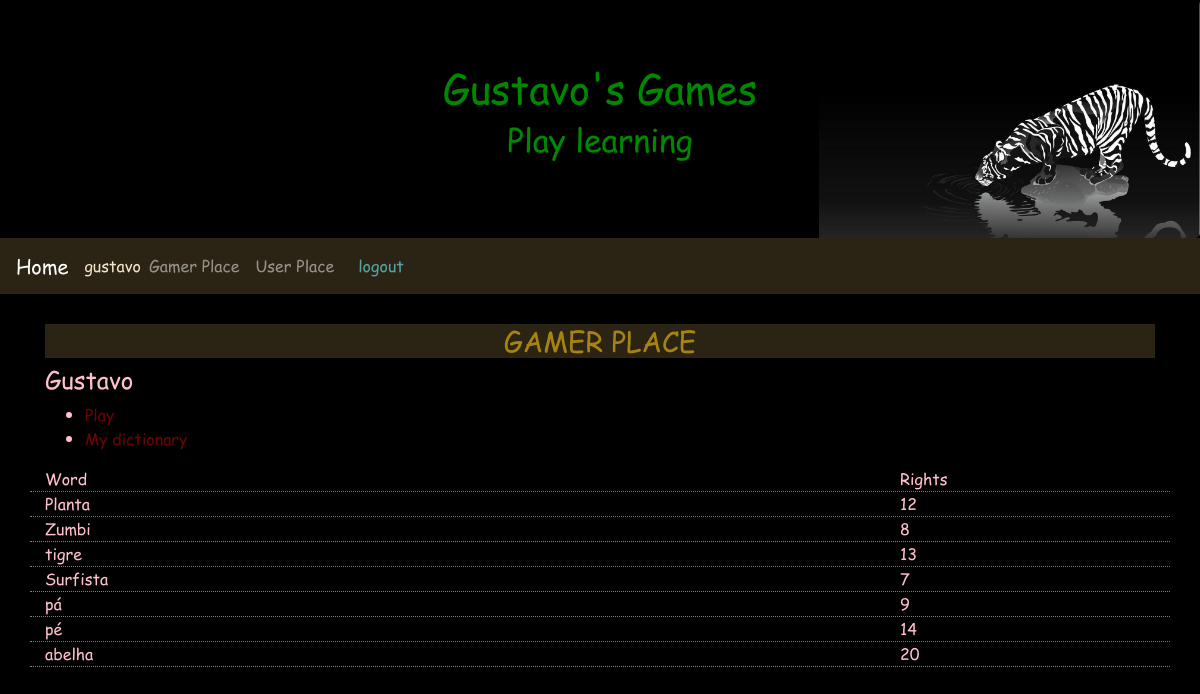
Before: /gamerplace/5 (signed in) with the older database file.
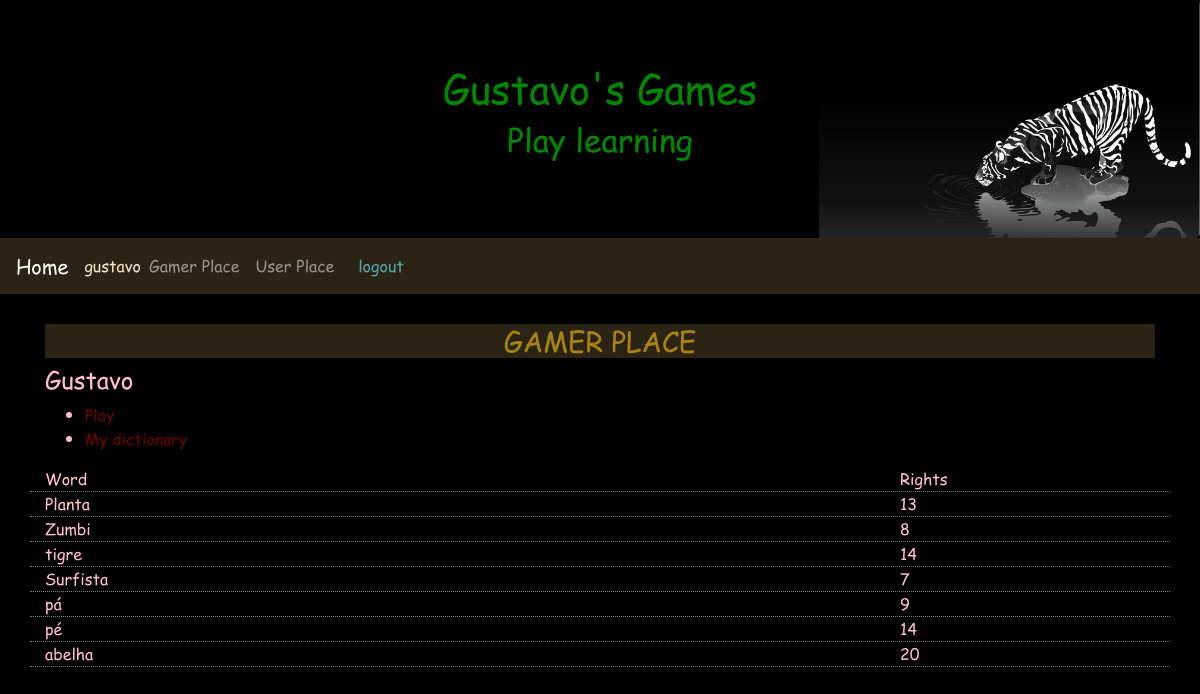
After: the same page with the newer database file.
### gameplace/models.py (models this page shows, shortened)
class Gamer(models.Model):
    user          = models.ForeignKey(settings.AUTH_USER_MODEL, verbose_name='User', on_delete=models.CASCADE)
    master        = models.ForeignKey(Master, verbose_name='Master', on_delete=models.CASCADE)
    nickname      = models.CharField('Nick', max_length=200)
    avatar        = models.ImageField('Avatar', upload_to='images/', max_length=500, null=True, blank=True)
    othersMasters = models.ManyToManyField(Master, through='GamerMaster', related_name='otherMasters')
    created = models.DateTimeField('Created', auto_now_add=True)
    modified = models.DateTimeField('Modified', auto_now=True)
    class Meta:
        verbose_name        = 'Gamer'
        verbose_name_plural = 'Gamers'
    def getRights(self):
        return self.right_set.filter(user=self.user)
    def get_avatar_url(self):
        try:
            return self.avatar.url
        except ApiError as e:
            traceback.print_exc()
            return None

### words/models.py (models this page shows, shortened)
class Right(models.Model):
    user   = models.ForeignKey(settings.AUTH_USER_MODEL, verbose_name='User', on_delete=models.CASCADE)
    gamer  = models.ForeignKey(Gamer, verbose_name='Gamer', on_delete=models.CASCADE)
    word   = models.ForeignKey(Word, verbose_name='Word', on_delete=models.CASCADE)
    number = models.IntegerField('Rights', default=0)
    created = models.DateTimeField('Created', auto_now_add=True)
    modified = models.DateTimeField('Modified', auto_now=True)
    class Meta:
        verbose_name        = 'Right'
        verbose_name_plural = 'Rights'
        unique_together = [['user', 'gamer', 'word']]

class Word(models.Model):
    gamer  = models.ForeignKey(Gamer, verbose_name='Gamer', on_delete=models.CASCADE, null=True, blank=True)
    word   = models.CharField('Word', max_length=200)
    image  = models.ImageField('Image', upload_to='images/', max_length=500, null=True, blank=True)
    created = models.DateTimeField('Created', auto_now_add=True)
    modified = models.DateTimeField('Modified', auto_now=True)
    class Meta:
        verbose_name        = 'Word'
        verbose_name_plural = 'Words'
    def __str__(self):
        return self.word

### gamerplace/views.py (the view)
# urls.py: path('', TemplateView.as_view(template_name='access/index.html'), name='index'),
class index(LoginRequiredMixin, DetailView):
    template_name = 'gamerplace/index.html'
    model = Gamer
    def get_object(self):
        return get_object_or_404(Gamer, user=self.request.user, pk=self.kwargs['pk'])

### gamerplace/templates/gamerplace/index.html (shortened to what this page needs)
{% extends 'base.html' %}
{% load widget_tweaks %}
{% block content %}
<header>
  <h3>GAMER PLACE</h3>
</header>
<article class="">
  <h4>{{object.nickname}}</h4>
  <ul>
    <li><a href="{% url 'gameplace:dragletter' object.pk %}">Play</a></li>
    <li><a href="{% url 'gamerplace:mydictionary' object.pk %}">My dictionary</a></li>
  </ul>
</article>
<aside class="">
  <div class="row line">
    <div class="col-9">
      Word
    </div>
    <div class="col-3">
      Rights
    </div>
  </div>
  {% for right in object.getRights %}
    <div class="row line">
      <div class="col-9">
        {{right.word}}
      </div>
      <div class="col-3">
        {{right.number}}
      </div>
    </div>
  {% endfor %}
</aside>
{% endblock %}

### base/templates/base.html (shortened to what this page needs)
{% load static %}
<!DOCTYPE html>
<html lang="pt-br">
<head>
<link rel="stylesheet" href="https://maxcdn.bootstrapcdn.com/bootstrap/4.1.0/css/bootstrap.min.css">
 <link rel="stylesheet" href="{% static 'style/style.css' %}" />
</head>
<body>
<div class="jumbotron text-center" style="margin-bottom:0">
 <h1>Gustavo's Games</h1>
 <h2>Play learning</h2>
</div>
<nav class="navbar navbar-expand-sm navbar-dark">
 <a class="navbar-brand" href="{% url 'indexredirect' %}">Home</a>
 <div class="collapse navbar-collapse" id="collapsibleNavbar">
   <div class="nav-item">
      {% if user.is_authenticated %}
        <span class="nav-brand glyphicon glyphicon-log-in">{{user}}</span>
    </div>
    <div class="">
      <ul class="navbar-nav">
        {% if user.gamer_set.all.0 %}
          <li class="nav-item">
            <a class="nav-link" href="{% url 'indexredirect' %}">Gamer Place</a>
          </li>
        {% endif %}
        <li class="nav-item">
          <a class="nav-link" href="{% url 'access:index' %}">User Place</a>
        </li>
      </ul>
    </div>
    <div class="nav-item">
        <a id="logout" class="nav-link" href=" {% url 'access:logout' %} ">logout</a>
      {% else %}
        <a id="login" class="nav-link" href="{% url 'access:login' %}">login</a>
    </div>
    <div class="nav-item">
        <a id="novousuario" class="nav-link" href="{% url 'access:newuser' %}">New user</a>
      {% endif %}
    </div>
 </div>
</nav>
<div class="container margin-top" style="margin-top:30px">
{% block content %}
{% endblock %}
</div>
</body>
</html>

### base/static/style/style.css (style rules this page uses)
body { background-color: black; color: pink; font-family: comic; }
body a { color: #690500; }
.jumbotron { background-image: url('../images/background.jpg'); background-repeat: no-repeat; background-size: contain; background-position: right; background-color: black; color: #008800; text-shadow: 2px 2px 1px #000000, -2px -2px 1px #000000; }
nav { background-color: #2b2414; color: #f0e3c6; }
nav a { color: #56a3a6; }
header { background-color: #2b2414; color: #a78314; }
header h1, h2, h3 { text-align: center; }
.line { border-bottom-width: 1px; border-bottom-style: dotted; border-bottom-color: gray; }

Changed rows visible on the page:
changed Right "Planta": number "12" → "13"
changed Right "tigre": number "13" → "14"
